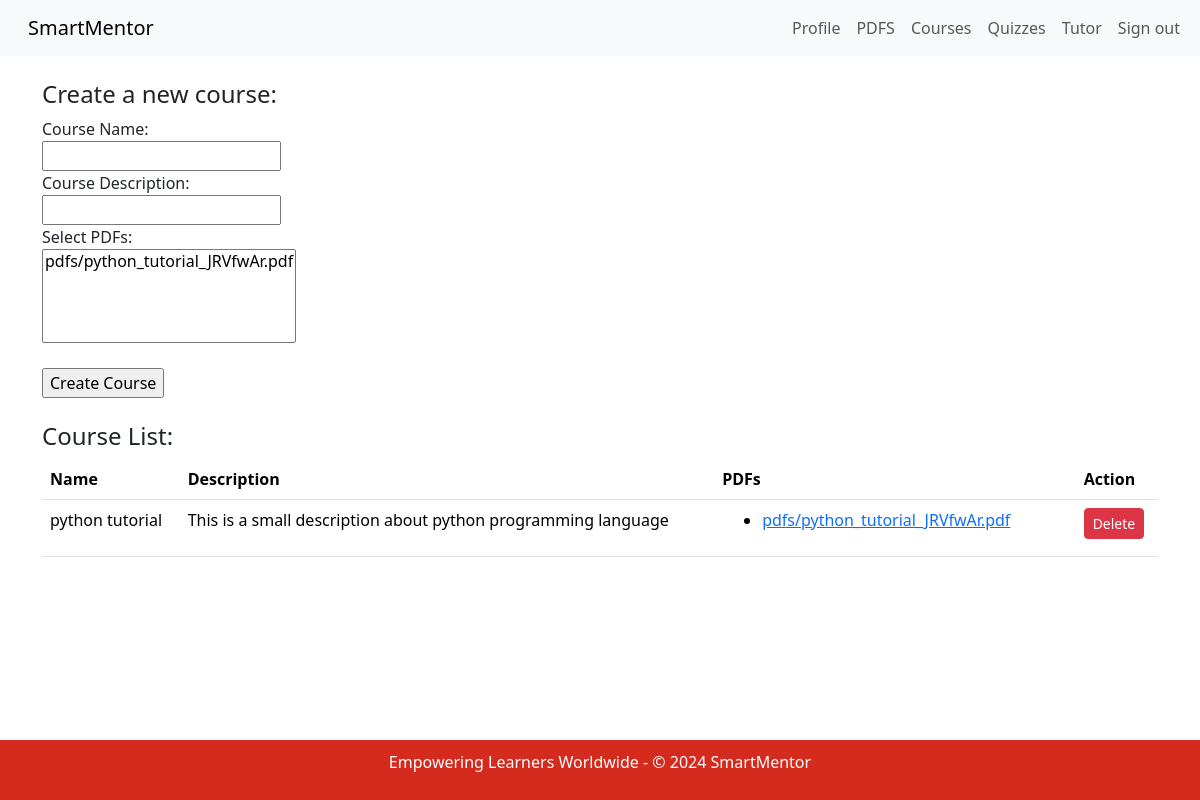
The page /teacher/courses (signed in) on the database as committed earlier.
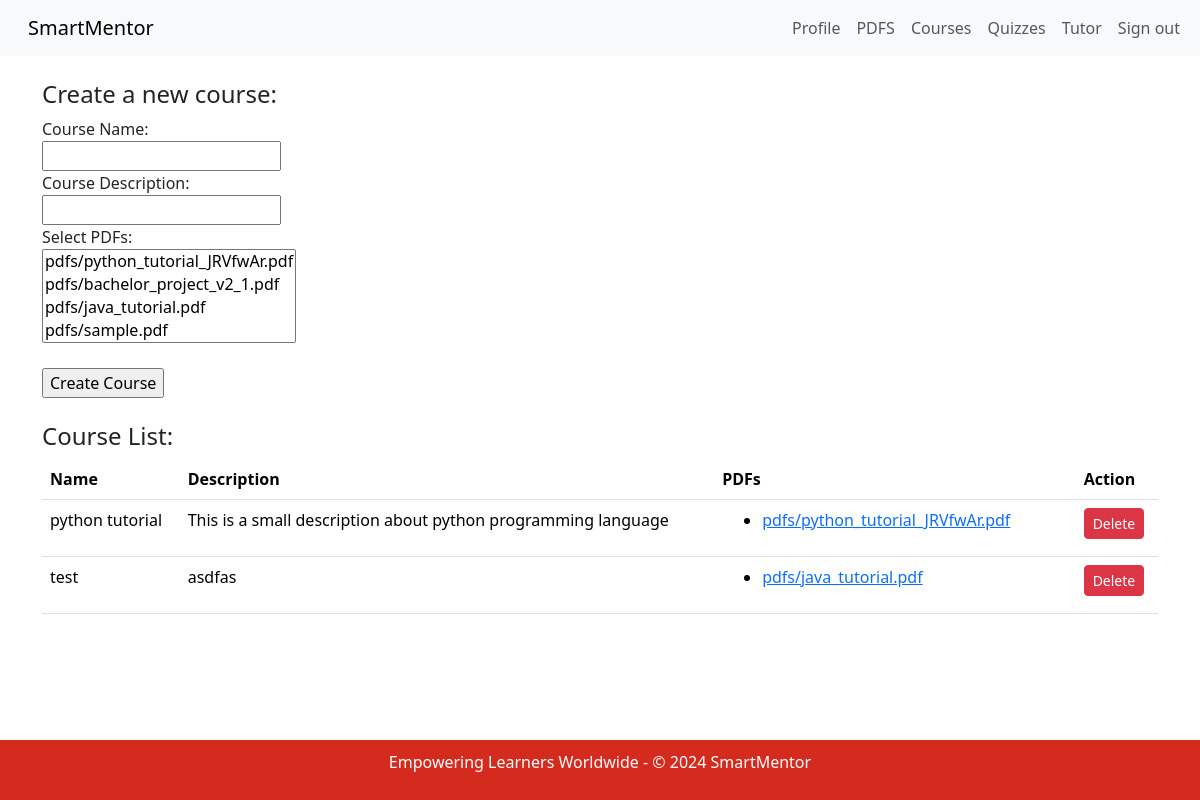
The same page on the database as committed later.
### app/models.py (models this page shows, shortened)
class Course(models.Model):
    name = models.CharField(max_length=50, default='course')
    description = models.CharField(max_length=200, default='Default description')
    pdfs = models.ManyToManyField(PDF, blank=True, related_name='courses')
    time_created = models.DateTimeField(auto_now_add=True, null=True)
    teacher = models.ForeignKey('Teacher', on_delete=models.CASCADE, related_name='courses', default=Teacher.get_default_teacher)

class PDF(models.Model):
    file = models.FileField(upload_to='pdfs/')
    uploaded_by = models.ForeignKey('Teacher', on_delete=models.CASCADE)

### app/views.py (the view, shortened to what this page needs)
# urls.py: path('teacher/courses', TeacherCourseView.as_view(), name='teacher_courses'),
class TeacherCourseView(LoginRequiredMixin, ListView):
    model = Course
    form_class = CourseForm
    template_name = 'app/teacher_course.html'
    def get_queryset(self):
        if hasattr(self.request.user, 'teacher'):
            return Course.objects.filter(teacher=self.request.user.teacher)
        else:
            return Course.objects.none()

### app/templates/app/teacher_course.html (shortened to what the changed rows need)
{% extends "app/base.html" %}
{% block content %}
    {% if user.is_authenticated %}
        {% if user.profile.role == 'teacher' %}
            <nav class="navbar navbar-expand-lg bg-body-tertiary">
                <div class="container-fluid">
                    <a class="navbar-brand" href="/">SmartMentor</a>
                    <div class="collapse navbar-collapse" id="navbarSupportedContent">
                        <ul class="navbar-nav me-auto mb-2 mb-lg-0">
                            <li class="nav-item">
                                <a class="nav-link" href="{% url 'teacher_profile' %}">Profile</a>
                            </li>
                            <li class="nav-item">
                                <a class="nav-link" href="{% url 'teacher_pdfs' %}">PDFS</a>
                            </li>
                              <li class="nav-item">
                                  <a class="nav-link" href="{% url 'teacher_courses' %}">Courses</a>
                              </li>
                            <li class="nav-item">
                                <a class="nav-link" href="{% url 'teacher_quiz' %}">Quizzes</a>
                            </li>
                            <li class="nav-item">
                                <a class="nav-link" href="{% url 'teacher_ai_tutor' %}">Tutor</a>
                            </li>
                            <li class="nav-item">
                                <form action="{% url 'logout' %}" method="post" style="margin: 0">
                                    <button type="submit" class="nav-link" style="background: none; border: none; cursor: pointer;">Sign out</button>
                                </form>
                            </li>
                        </ul>
                    </div>
                </div>
            </nav>
            <br />
            <div class="container-xl">
                <section>
                    <h4>Create a new course:</h4>
                    <form action="{% url 'course_create' %}" method="post">
                        <label for="name">Course Name:</label><br>
                        <input type="text" id="name" name="name"><br>
                        <label for="description">Course Description:</label><br>
                        <input type="text" id="description" name="description"><br>
                        <label for="pdfs">Select PDFs:</label><br>
                        <select id="pdfs" name="pdfs" multiple>
                            {% for pdf in user.teacher.pdfs.all %}
                                <option value="{{ pdf.id }}">{{ pdf.file.name }}</option>
                            {% endfor %}
                        </select><br><br>
                        <input type="submit" value="Create Course">
                    </form>
                </section>
            </div>
            <br />
            <div class="container-xl">
                <section>
                    <h4>Course List:</h4>
                    {% if user.profile.teacher.courses_list.all %}
                        <table class="table">
                            <thead>
                                <tr>
                                    <th>Name</th>
                                    <th>Description</th>
                                    <th>PDFs</th>
                                    <th>Action</th>
                                </tr>
                            </thead>
                            <tbody>
                                {% for course in user.profile.teacher.courses_list.all %}
                                    <tr>
                                        <td>{{ course.name }}</td>
                                        <td>{{ course.description }}</td>
                                        <td>
                                            <ul>
                                                {% for pdf in course.pdfs.all %}
                                                    <li><a href="{{ pdf.file.url }}">{{ pdf.file.name }}</a></li>
                                                {% endfor %}
                                            </ul>
                                        </td>
                                        <td>
                                            <form method="post" action="{% url 'course_delete' course.id %}">
                                                <button type="submit" class="btn btn-danger btn-sm">Delete</button>
                                            </form>
                                        </td>
                                    </tr>
                                {% endfor %}
                            </tbody>
                        </table>
                    {% else %}
                        <p>No courses created, must upload pdfs to create course!</p>
                    {% endif %}
                </section>
            </div>
            <br />
            <br />
            <br />
            <br />
            <br />
            <br />
            <br />
        {% else %}
            <h1>Access Denied</h1>
            <p>You are not authorized to view this page. Please <a href="/">back</a> to home.</p>
        {% endif %}
    {% endif %}
{% endblock %}

Rows that differ between the two databases and show on the page:
added Course: name "test", description "asdfas"
added PDF: {{ pdf.id }} 3 (drawn), file.name "pdfs/java_tutorial.pdf"
Other text that changed with them:
form field pdfs: "pdfs/python_tutorial_JRVfwAr.pdf" → "pdfs/python_tutorial_JRVfwAr.pdf / pdfs/bachelor_project_v2_1.pdf / pdfs/java_tutorial.pdf / pdfs/sample.pdf"
